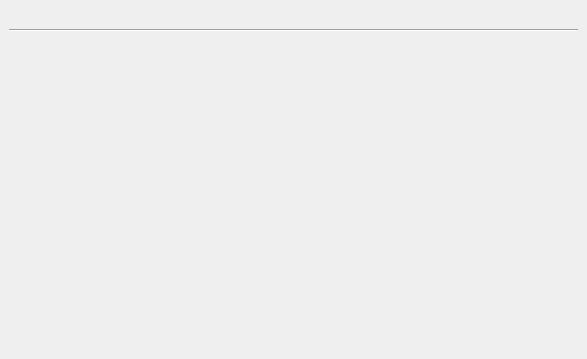
<?xml version="1.0" encoding="UTF-8"?>
<ui version="4.0">
 <class>DViewGadgetOptionsPage</class>
 <widget class="QWidget" name="DViewGadgetOptionsPage">
  <property name="geometry">
   <rect>
    <x>0</x>
    <y>0</y>
    <width>587</width>
    <height>359</height>
   </rect>
  </property>
  <property name="sizePolicy">
   <sizepolicy hsizetype="Expanding" vsizetype="Expanding">
    <horstretch>0</horstretch>
    <verstretch>0</verstretch>
   </sizepolicy>
  </property>
  <property name="windowTitle">
   <string>Form</string>
  </property>
  <layout class="QGridLayout" name="gridLayout">
   <property name="margin">
    <number>0</number>
   </property>
   <item row="0" column="0">
    <widget class="QWidget" name="widget" native="true">
     <layout class="QVBoxLayout" name="verticalLayout_4">
      <item>
       <layout class="QHBoxLayout" name="horizontalLayout">
        <item>
         <spacer name="horizontalSpacer">
          <property name="orientation">
           <enum>Qt::Horizontal</enum>
          </property>
          <property name="sizeHint" stdset="0">
           <size>
            <width>40</width>
            <height>20</height>
           </size>
          </property>
         </spacer>
        </item>
       </layout>
      </item>
      <item>
       <widget class="Line" name="line">
        <property name="orientation">
         <enum>Qt::Horizontal</enum>
        </property>
       </widget>
      </item>
      <item>
       <widget class="QStackedWidget" name="stackedWidget">
        <property name="currentIndex">
         <number>0</number>
        </property>
        <widget class="QWidget" name="serialPage">
         <layout class="QVBoxLayout" name="verticalLayout_2" stretch="1">
          <property name="margin">
           <number>0</number>
          </property>
          <item>
           <layout class="QFormLayout" name="serialFormLayout">
            <property name="fieldGrowthPolicy">
             <enum>QFormLayout::AllNonFixedFieldsGrow</enum>
            </property>
           </layout>
          </item>
         </layout>
        </widget>
        <widget class="QWidget" name="ipPage">
         <layout class="QVBoxLayout" name="verticalLayout_3" stretch="0,1">
          <property name="margin">
           <number>0</number>
          </property>
          <item>
           <widget class="QLabel" name="ipLabel">
            <property name="text">
             <string>IP Connection</string>
            </property>
           </widget>
          </item>
          <item>
           <layout class="QFormLayout" name="ipFormLayout">
            <item row="0" column="0">
             <widget class="QLabel" name="ipHostLabel">
              <property name="text">
               <string>Host</string>
              </property>
             </widget>
            </item>
            <item row="0" column="1">
             <widget class="QLineEdit" name="ipHostLineEdit"/>
            </item>
            <item row="1" column="0">
             <widget class="QLabel" name="ipPortLabel">
              <property name="text">
               <string>Port</string>
              </property>
             </widget>
            </item>
            <item row="1" column="1">
             <widget class="QLineEdit" name="ipPortLineEdit"/>
            </item>
           </layout>
          </item>
         </layout>
        </widget>
        <widget class="QWidget" name="telemetryPage">
         <layout class="QVBoxLayout" name="verticalLayout_5">
          <property name="margin">
           <number>0</number>
          </property>
          <item>
           <widget class="QLabel" name="telemetryLabel">
            <property name="text">
             <string>Telemetry</string>
            </property>
           </widget>
          </item>
          <item>
           <spacer name="verticalSpacer">
            <property name="orientation">
             <enum>Qt::Vertical</enum>
            </property>
            <property name="sizeHint" stdset="0">
             <size>
              <width>20</width>
              <height>276</height>
             </size>
            </property>
           </spacer>
          </item>
         </layout>
        </widget>
       </widget>
      </item>
     </layout>
    </widget>
   </item>
  </layout>
 </widget>
 <resources/>
 <connections/>
</ui>
